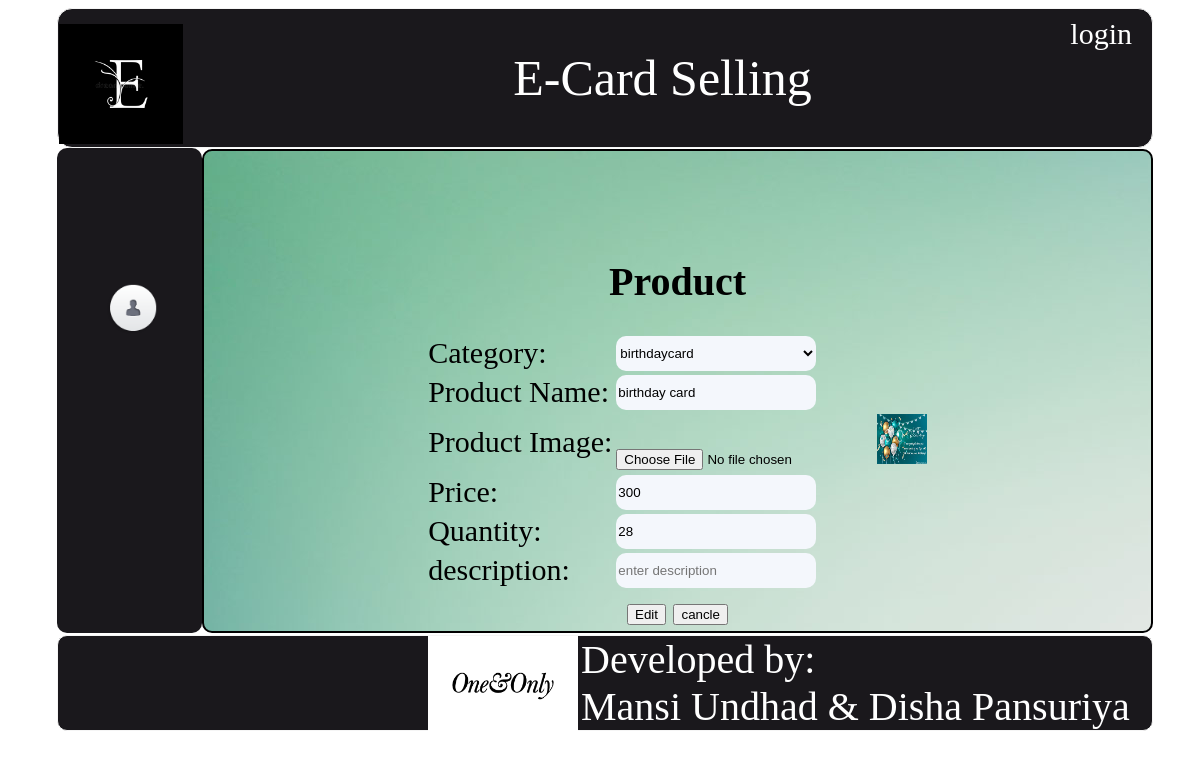
Page /index.php?page=add_product&p_id=5 on the committed database.
### tables this page shows
CREATE TABLE IF NOT EXISTS `product` (
`p_id` int(10) NOT NULL,
  `c_id` int(20) NOT NULL,
  `p_nm` varchar(50) NOT NULL,
  `p_image` varchar(60) NOT NULL,
  `p_price` varchar(50) NOT NULL,
  `p_qty` int(20) NOT NULL,
  `p_desc` varchar(20) NOT NULL
);

### include/add_product.php (the view, shortened to what this page needs)
<html>
<head>
	<link rel="stylesheet" type="text/css" href="../style/style.css">
</head>
<body>
	<form name="frmproduct" action="action/in_prodect.php" method="POST" enctype="multipart/form-data" onsubmit="returncheck_vaild();">
	<br><br><br>
	<table align="center" border="2s" class="table">
	<th colspan="2" class="th" ><h1>Product</h1></th>
	<tr>
		<td class="td">Category:</td>
		<td  class="td">
			<select name="c_id" class="textbox">
			<?php
			include("../connection.php");
				$que="select * from category";
				$res=mysql_query($que,$con);
				while($row=mysql_fetch_array($res))
				{
					if(isset($_REQUEST['c_id']))
					{
						if($row['c_id']==$_REQUEST['c_id'])
						{
							echo "<option selected value=".$row['c_id'].">".$row['c_name']."</option>";
						}
						else
						{
							echo "<option value=".$row['c_id'].">".$row['c_name']."</option>";
						}
					}
					else
					{
						echo "<option value=".$row['c_id'].">".$row['c_name']."</option>";
					}
				}
				echo"</select>"
			?>
		</td>
	</tr>
	<?php
		if(isset($_REQUEST['p_id']))
		{
			$query="select * from product where p_id=".$_REQUEST['p_id'];
			$result=mysql_query($query,$con);
			$row=mysql_fetch_array($result);
		}
	?>
	<tr>
		<td class="td">Product Name:</td>
		<td class="td"><input type="text" name="p_nm" class="textbox" value="<?php
														if(isset($_REQUEST['p_id']))
														{
															echo $row['p_nm'];
														}
												?>"placeholder="enter product name">
		</td>
	</tr>
	<tr>
	<td class="td">Product Image:</td>
		<td class="td" ><input type="file" name="file">
			<?php
				if(isset($_REQUEST['p_id']))
				{
					echo"<img src='upload/".$row['p_image']."'height='50px' width='50px' />";
				}
			?>
		</td>
	</tr>
	<tr>
		<td class="td">Price:</td>
		<td class="td"><input type="text" class="textbox" name="p_price" value="<?php
														if(isset($_REQUEST['p_id']))
														{
															echo $row['p_price'];
														}
													?>" placeholder="enter price">
		</td>
	</tr>
	<tr>
		<td class="td">Quantity:</td>
		<td class="td">
			<input type="text" name="p_qty"  class="textbox" value="<?php
														if(isset($_REQUEST['p_id']))
														{
															echo $row['p_qty'];
														}
													?>" placeholder="enter your Quantity">
		</td>
	</tr>
	<tr>
		<td class="td">description:</td>
		<td class="td">
			<input type="text" name="p_desc"  class="textbox" value="<?php
														if(isset($_REQUEST['p_id']))
														{
															echo $row['p_desc'];
														}
													?>" placeholder="enter description">
		</td>
	</tr>
	<tr>
	<td colspan="2" align="center" class="td">
	<?php
		if(isset($_REQUEST['p_id']))
		{
				echo"<input type='submit' name='Edit' value='Edit'>";
		}
		else
		{
			echo"<input type='submit' name='Add' value='Add'>";
		}
	?>
	<input type="reset" name="cancle" value="cancle">
	</td>
	</tr>
</form>
</body>
</html>

### css/style.css (style rules this page uses)
.textbox { height:35px; width:200px; border:0px; border-radius:10px; background:#F4F7FC; }
.th { font-size:20px; font-family:monotype corsiva; border:0px; }
.td { font-size:30px; font-family:monotype corsiva; border:0px; }
.table { border-radius:10px; padding:50px 0px 0px 0px; border:0px; }

### rows in the picture
product: p_nm "birthday card", p_image (picture), p_price "300", p_qty "28"

### other values in the picture
form field c_id "birthdaycard"
